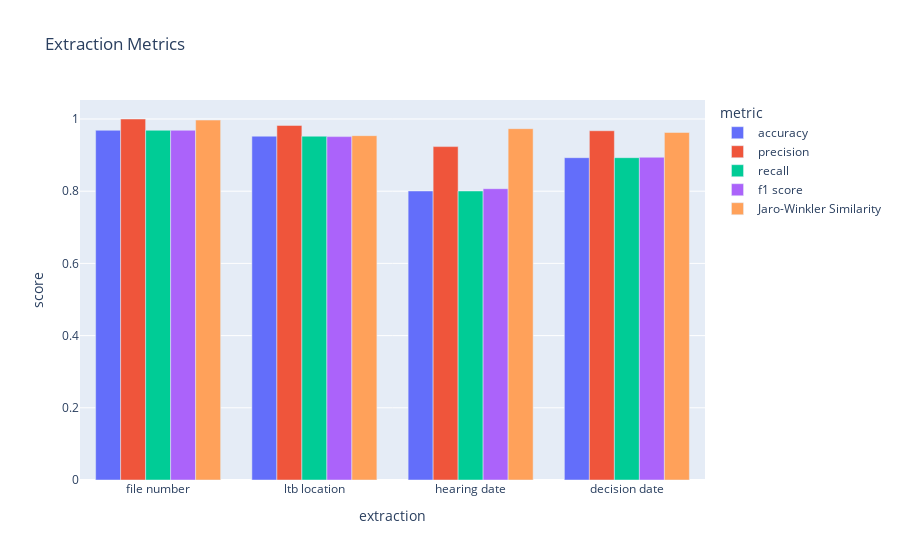

Notebook cell for this chart:
### Code cell
# gold_df['ltb_location'] = gold_df['ltb_location'].apply(lambda x: str(x))
# silver_df['ltb_location'] = silver_df['ltb_location'].apply(lambda x: str(x))

# results

for metric in ["accuracy", "precision", "recall", "f1 score", "Jaro-Winkler Similarity"]:
    results["extraction"].append("decision date")
    results['metric'].append(metric)
    results['score'].append(eval(y_pred = silver_df['decision_date'], y_true = gold_df['new_decision_date'], metric = metric))

# results

pd.DataFrame(results)

# Create the bar chart using Plotly Express
fig = px.bar(pd.DataFrame(results),
             x = 'extraction',
             y = 'score',
             title = 'Extraction Metrics',
             color = "metric",
             barmode  = 'group')

# Display the chart
fig.show()

### Figure 1 — Plotly figure (JSON) as saved in the notebook; plotly's stock layout.template omitted (floating-point values rounded to 4 significant figures)
{"data": [{"alignmentgroup": "True", "hovertemplate": "metric=accuracy<br>extraction=%{x}<br>score=%{y}<extra></extra>", "legendgroup": "accuracy", "marker": {"color": "#636efa", "pattern": {"shape": ""}}, "name": "accuracy", "offsetgroup": "accuracy", "orientation": "v", "showlegend": true, "textposition": "auto", "type": "bar", "x": ["file number", "ltb location", "hearing date", "decision date"], "xaxis": "x", "y": [0.9688, 0.9524, 0.8006, 0.8929], "yaxis": "y"}, {"alignmentgroup": "True", "hovertemplate": "metric=precision<br>extraction=%{x}<br>score=%{y}<extra></extra>", "legendgroup": "precision", "marker": {"color": "#EF553B", "pattern": {"shape": ""}}, "name": "precision", "offsetgroup": "precision", "orientation": "v", "showlegend": true, "textposition": "auto", "type": "bar", "x": ["file number", "ltb location", "hearing date", "decision date"], "xaxis": "x", "y": [1, 0.9822, 0.9235, 0.9675], "yaxis": "y"}, {"alignmentgroup": "True", "hovertemplate": "metric=recall<br>extraction=%{x}<br>score=%{y}<extra></extra>", "legendgroup": "recall", "marker": {"color": "#00cc96", "pattern": {"shape": ""}}, "name": "recall", "offsetgroup": "recall", "orientation": "v", "showlegend": true, "textposition": "auto", "type": "bar", "x": ["file number", "ltb location", "hearing date", "decision date"], "xaxis": "x", "y": [0.9688, 0.9524, 0.8006, 0.8929], "yaxis": "y"}, {"alignmentgroup": "True", "hovertemplate": "metric=f1 score<br>extraction=%{x}<br>score=%{y}<extra></extra>", "legendgroup": "f1 score", "marker": {"color": "#ab63fa", "pattern": {"shape": ""}}, "name": "f1 score", "offsetgroup": "f1 score", "orientation": "v", "showlegend": true, "textposition": "auto", "type": "bar", "x": ["file number", "ltb location", "hearing date", "decision date"], "xaxis": "x", "y": [0.9688, 0.9512, 0.8069, 0.894], "yaxis": "y"}, {"alignmentgroup": "True", "hovertemplate": "metric=Jaro-Winkler Similarity<br>extraction=%{x}<br>score=%{y}<extra></extra>", "legendgroup": "Jaro-Winkler Similarity", "marker": {"color": "#FFA15A", "pattern": {"shape": ""}}, "name": "Jaro-Winkler Similarity", "offsetgroup": "Jaro-Winkler Similarity", "orientation": "v", "showlegend": true, "textposition": "auto", "type": "bar", "x": ["file number", "ltb location", "hearing date", "decision date"], "xaxis": "x", "y": [0.997, 0.9539, 0.9732, 0.9628], "yaxis": "y"}], "layout": {"barmode": "group", "legend": {"title": {"text": "metric"}, "tracegroupgap": 0}, "title": {"text": "Extraction Metrics"}, "xaxis": {"anchor": "y", "domain": [0, 1], "title": {"text": "extraction"}}, "yaxis": {"anchor": "x", "domain": [0, 1], "title": {"text": "score"}}}}
